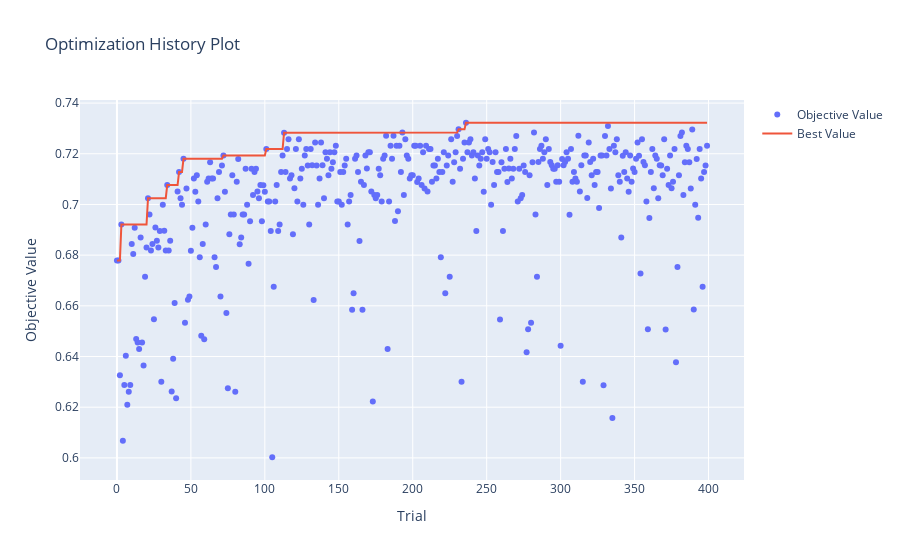

Notebook code for this chart:
### Code cell
# TODO: Choose one/two plots to display

optuna.visualization.plot_optimization_history(study)
#optuna.visualization.plot_slice(study)
#optuna.visualization.plot_parallel_coordinate(study)

### Figure 1 — Plotly figure (JSON) as saved in the notebook; plotly's stock layout.template omitted (floating-point values rounded to 4 significant figures; data arrays with more than 128 entries replaced by an {"elided": "..."} marker saying what was removed)
{"data": [{"mode": "markers", "name": "Objective Value", "type": "scatter", "x": {"elided": "400 int values"}, "y": {"elided": "400 float values"}}, {"mode": "lines", "name": "Best Value", "type": "scatter", "x": {"elided": "400 int values"}, "y": {"elided": "400 float values"}}, {"marker": {"color": "#cccccc"}, "mode": "markers", "name": "Infeasible Trial", "showlegend": false, "type": "scatter", "x": [], "y": []}], "layout": {"title": {"text": "Optimization History Plot"}, "xaxis": {"title": {"text": "Trial"}}, "yaxis": {"title": {"text": "Objective Value"}}}}
